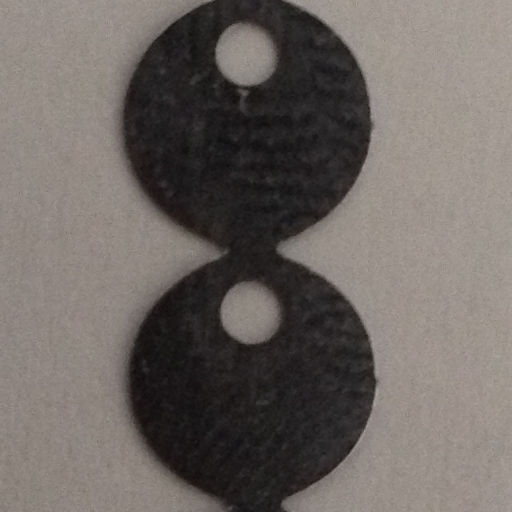
#> input picture silver.jpg, 1024 x 1024 px (shown at 1/2 size)
$ python pivc.py --image silver.jpg   (older library calls are emulated)
#> lines starting #> are read from the running program, lines starting #| are printed output that depends on the picture; after the words box and inside, x2 and y2 are one past the last pixel; in counts of white or black regions, pixels touching at a corner belong together; long printed decimals are rounded
# USAGE
# python detect_circles.py --image images/simple.png

# import the necessary packages
import numpy as np
import argparse
import cv2
from SimpleCV import Image
from SimpleCV import *
import time
from scipy import misc
from scipy import ndimage
# le argumentos
ap = argparse.ArgumentParser()
ap.add_argument("-i", "--image", required = True, help = "Path to the image")
args = vars(ap.parse_args())

# carrega imagem
image = cv2.imread(args["image"])
#> image is the input picture: shape (1024, 1024, 3); mean B, G, R 97.8, 102.2, 109


#blurred_img = ndimage.gaussian_filter(image, sigma=3)
#gauss_denoised = ndimage.median_filter(image, 2)
gray = cv2.cvtColor(image, cv2.COLOR_BGR2GRAY)
gray = ndimage.median_filter(gray,9)

gray=cv2.threshold(gray,90,255,cv2.THRESH_BINARY)[1]
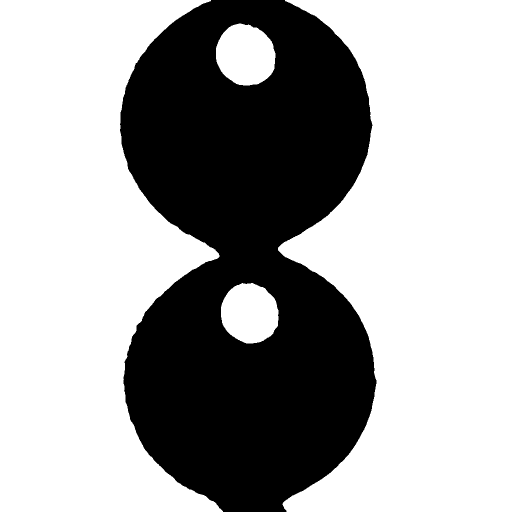
#> gray: shape (1024, 1024) (shown at 1/2 size); 64.2% white; 1 black region, box (x1, y1, x2, y2) and area: (240, 0, 753, 1024) 374980
#gray = ndimage.binary_erosion(gray)
gray = ndimage.gaussian_filter(gray, sigma=5)
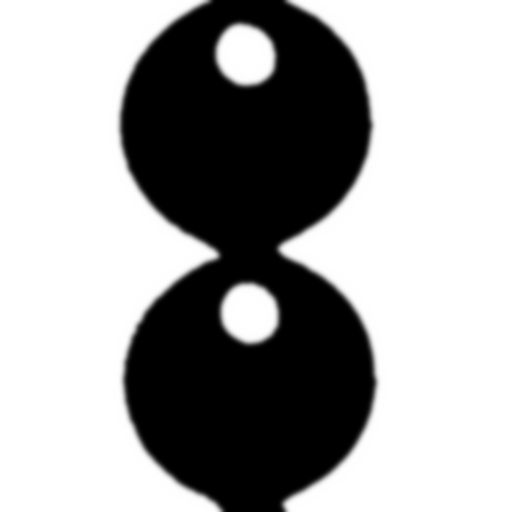
#> gray: shape (1024, 1024) (shown at 1/2 size); min 0, max 255, mean 163.7
small1 = cv2.resize(gray, (0,0), fx=0.5, fy=0.5)
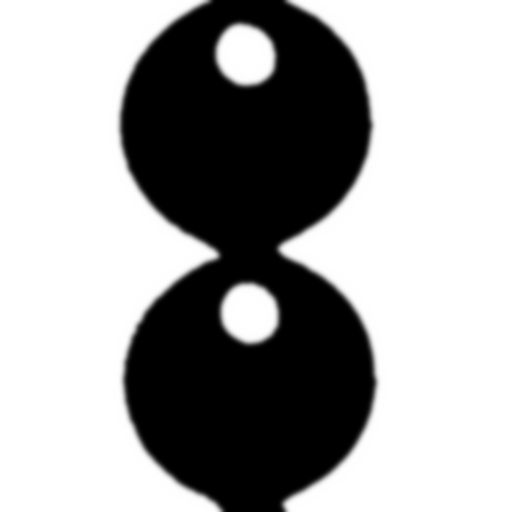
#> small1: shape (512, 512); min 0, max 255, mean 163.7
cv2.imshow("gray", small1 )
#cv2.imshow('im',dilated)
#cv2.waitKey()
# detect circles in the image
time.sleep(2)
#cvMat = cv.fromarray(logo)
#output = np.asarray(cvMat)
circles = cv2.HoughCircles(gray, cv2.cv.CV_HOUGH_GRADIENT,1.8, 50)
#> circles = [[492.3, 240.3, 249.7], [501.3, 755.1, 247.9], [499.5, 629.1, 57.96], [495.9, 105.3, 63.72]]
print(circles)
#| [[[492.3      240.300  249.660 ]
#|   [501.3      755.1      247.860 ]
#|   [499.5      629.1       57.96    ]
#|   [495.9      105.300  63.72    ]]]
output=image.copy()
# se ha circulos
if circles is not None:
    # converte para inteiro
    circles = np.round(circles[0, :]).astype("int")
#> circles = [[492, 240, 250], [501, 755, 248], [500, 629, 58], [496, 105, 64]]

        # loop circulos
    for (x, y, r) in circles:
            # desenha circulo e depois
            # um rect
        cv2.circle(output, (x, y), r, (0, 255, 0), 2)
        cv2.rectangle(output, (x - 5, y - 5), (x + 5, y + 5), (0, 128, 255), -1)
        print(r)
#> this loop made 4 passes
#| 250
#| 248
#| 58
#| 64
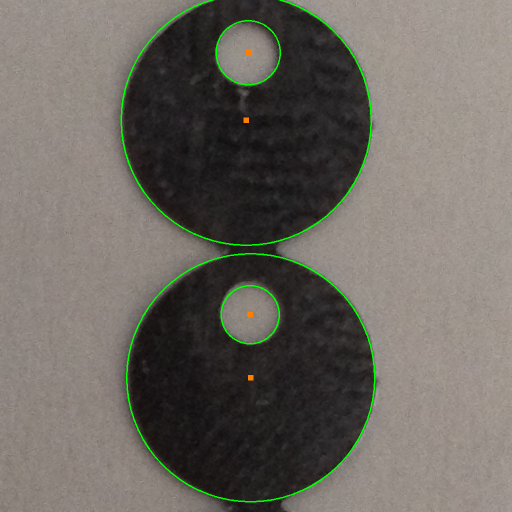
#> output: shape (1024, 1024, 3) (shown at 1/2 size); 1.1% of pixels changed, all inside (x1, y1, x2, y2) = (241, 0, 751, 1005)
        # mostra imagem
#    cv2.imshow("output", np.hstack([image, output]))
    small = cv2.resize(output, (0,0), fx=0.5, fy=0.5)
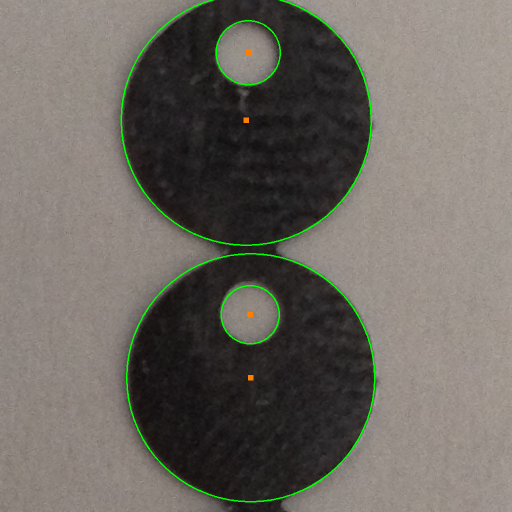
#> small: shape (512, 512, 3); mean B, G, R 97.1, 104.2, 108.3
    cv2.imshow("output", small)
    cv2.waitKey(0)
